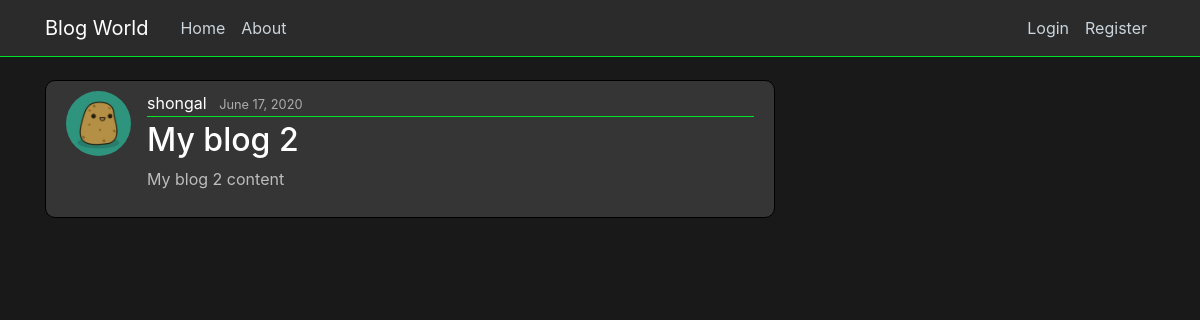
The app's page /post/17/ with its own data.
### blog/models.py (models this page shows, shortened)
class Post(models.Model):
    title = models.CharField(max_length = 100)
    content = models.TextField()
    date_posted = models.DateTimeField(default=timezone.now)
    author = models.ForeignKey(User, on_delete=models.CASCADE)

### users/models.py (models this page shows, shortened)
class Profile(models.Model):
    user = models.OneToOneField(User, on_delete=models.CASCADE) # having one-to-one relation with User model
    image = models.ImageField(default='potato.jpg', upload_to='profile_pics')

### blog/views.py (the view)
# urls.py: path('post/<int:pk>/', PostDetailView.as_view(), name='post-detail'),
class PostDetailView(DetailView):
    model = Post # The model we are working on

### blog/templates/blog/post_detail.html (shortened to what this page needs)
{% extends "blog/base.html" %}
{% block content%}
<article class="media content-section">
    <img class="rounded-circle article-img" src="{{ object.author.profile.image.url }}" alt="">
    <div class="media-body">
        <div class="article-metadata">
            <a class="mr-2" href="{% url 'user-posts' object.author.username %}">{{ object.author }}</a>
            <small class="text-muted">{{ object.date_posted|date:"F d, Y" }}</small>
        </div>
        <h2 class="article-title">{{ object.title }}</h2>
        <p class="article-content">{{ object.content }}</p>
    </div>
</article>
{% endblock content%}

### blog/static/blog/main.css (style rules this page uses)
body { background: #1a1919; color: #ebe2e2; margin-top: 5rem; }
.content-section { background: #353535; padding: 10px 20px; border: 1px solid #000000; border-radius: 10px; margin-bottom: 20px; }
.content-section p { color:#bdbdbd !important; }
.article-title { color: #ffffff; }
.article-content { white-space: pre-line; }
.article-img { height: 65px; width: 65px; margin-right: 16px; }
.article-metadata { padding-bottom: 1px; margin-bottom: 4px; border-bottom: 1px solid #00e426 }
.article-metadata a { color: #ffffff; text-decoration: none; }
.article-metadata small { color: #acacac !important; }

### records on screen
Post: author.profile.image (picture), author "shongal", date_posted "June 17, 2020", title "My blog 2", content "My blog 2 content"
